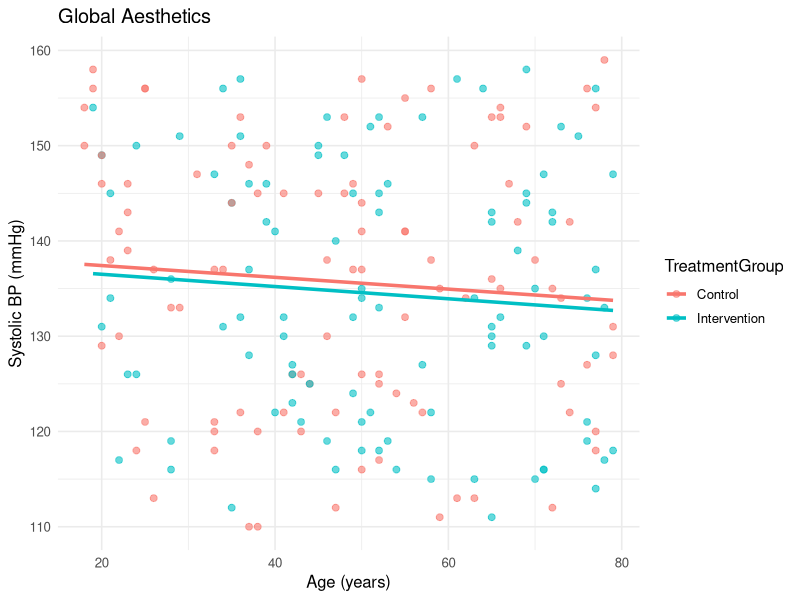
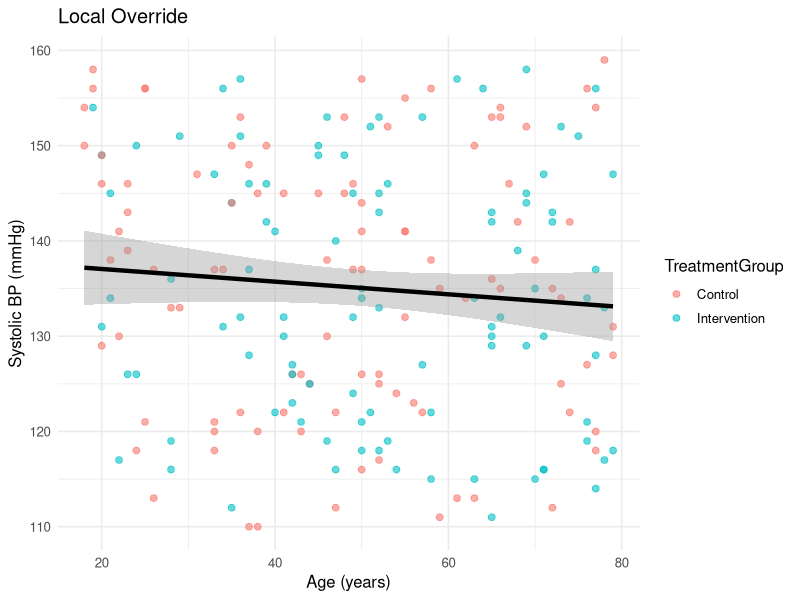
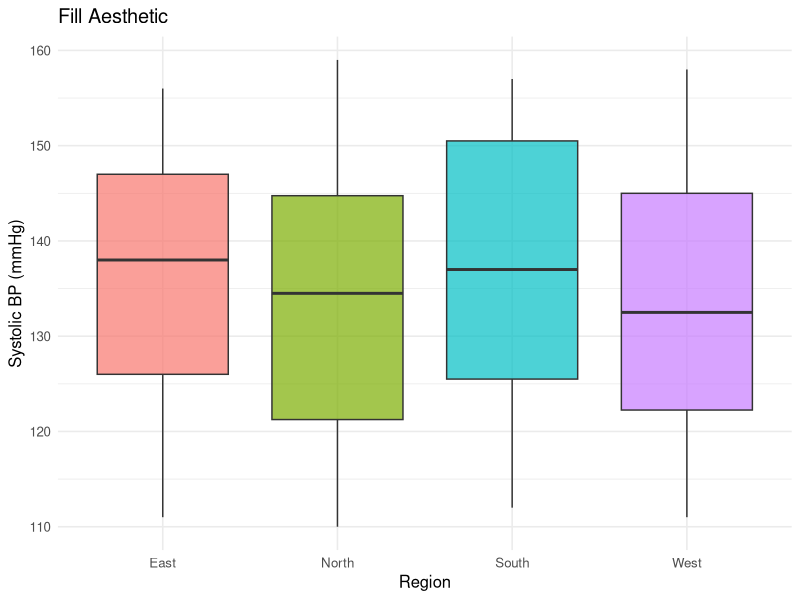
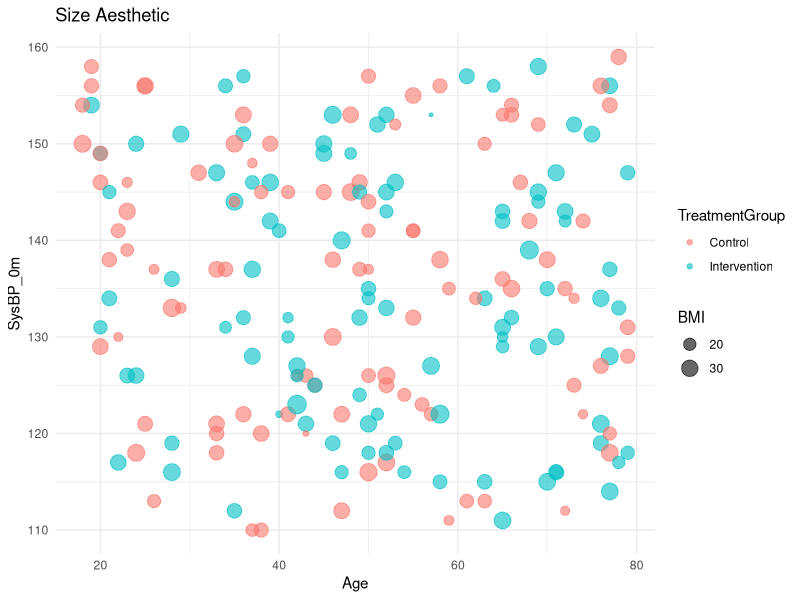
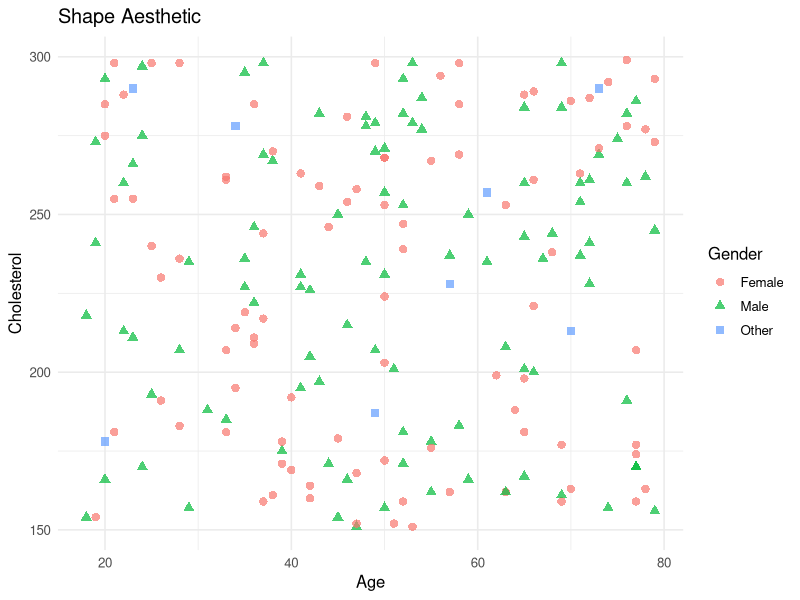
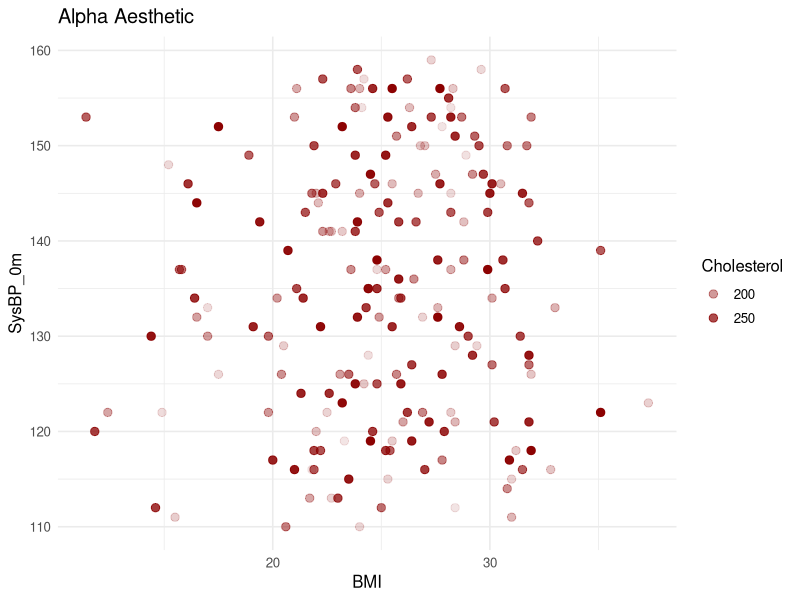
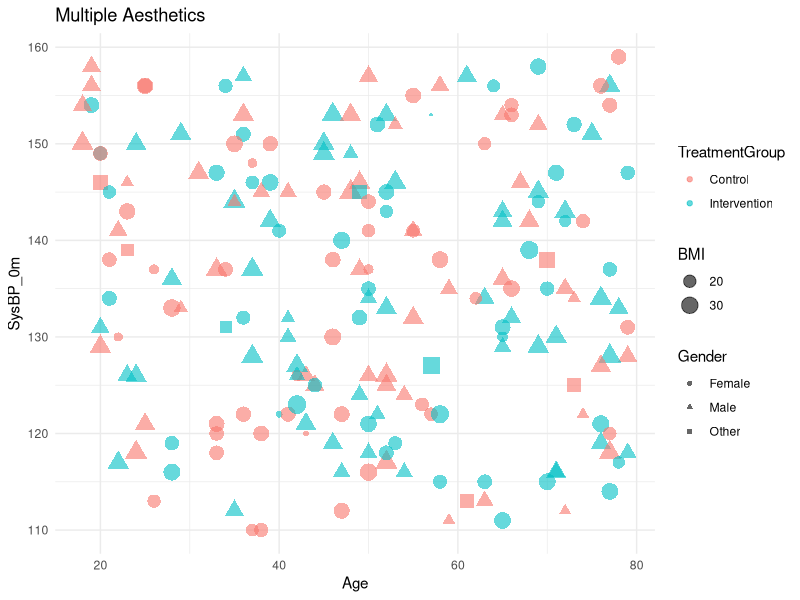
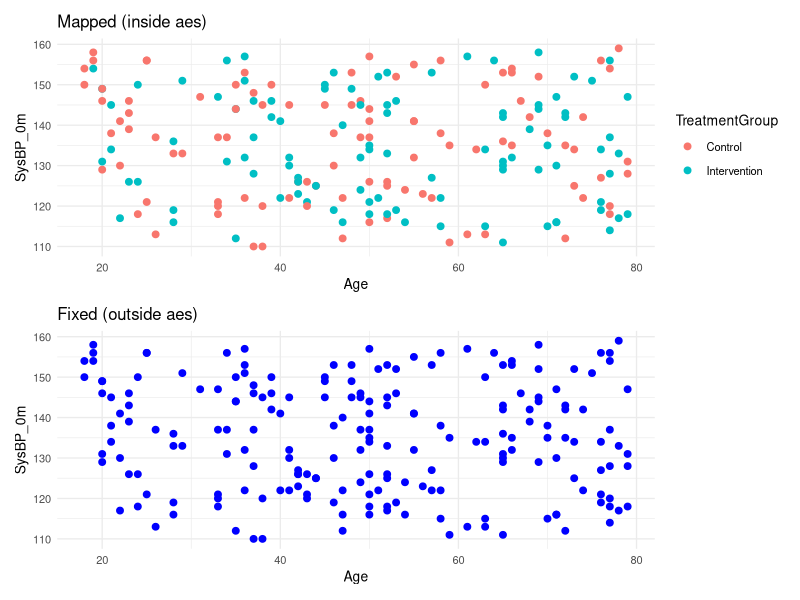

These charts were generated, in order, by the following R code:
## ---- chunk 1
#| echo: true
#| message: false
#| warning: false

library(ggplot2)
library(dplyr)
library(tidyr)
library(readxl)
library(ggthemes)  # For additional themes

# Load and prepare data
bp_data <- read_excel("../../data/PublicHealth_BP_Dataset.xlsx") %>%
  mutate(
    SysBP_Change = SysBP_6m - SysBP_0m,
    AgeGroup = cut(Age, breaks = c(0, 30, 50, 65, 100),
                   labels = c("18-30", "31-50", "51-65", "65+")),
    Hypertension_Baseline = ifelse(SysBP_0m >= 140 | DiaBP_0m >= 90, 
                                   "Hypertensive", "Normal"),
    BMI_Category = cut(BMI, breaks = c(0, 18.5, 25, 30, 100),
                       labels = c("Underweight", "Normal", "Overweight", "Obese"))
  )

# Time series data
bp_time <- bp_data %>%
  select(PatientID, TreatmentGroup, SysBP_0m, SysBP_3m, SysBP_6m) %>%
  pivot_longer(cols = starts_with("SysBP"),
               names_to = "Time", values_to = "SysBP") %>%
  mutate(Months = as.numeric(gsub("SysBP_|m", "", Time)))

bp_summary <- bp_time %>%
  group_by(TreatmentGroup, Months) %>%
  summarise(Mean_SysBP = mean(SysBP, na.rm = TRUE), .groups = "drop")
## ---- chunk 2
#| echo: false
#| message: false
#| fig-width: 6
#| fig-height: 5

ggplot(bp_data, aes(x = Age, y = SysBP_0m, color = TreatmentGroup)) +
  geom_point(size = 2, alpha = 0.6) +
  geom_smooth(method = "lm", se = FALSE, linewidth = 1.2) +
  labs(title = "Global Aesthetics",
       x = "Age (years)",
       y = "Systolic BP (mmHg)") +
  theme_minimal(base_size = 12)
## ---- chunk 3
#| echo: false
#| message: false
#| fig-width: 6
#| fig-height: 5

ggplot(bp_data, aes(x = Age, y = SysBP_0m)) +
  geom_point(aes(color = TreatmentGroup), size = 2, alpha = 0.6) +
  geom_smooth(method = "lm", color = "black", linewidth = 1.5) +
  labs(title = "Local Override",
       x = "Age (years)",
       y = "Systolic BP (mmHg)") +
  theme_minimal(base_size = 12)
## ---- chunk 4
#| echo: false
#| fig-width: 6
#| fig-height: 5

ggplot(bp_data, aes(x = Region, y = SysBP_0m, fill = Region)) +
  geom_boxplot(alpha = 0.7) +
  labs(title = "Fill Aesthetic",
       x = "Region",
       y = "Systolic BP (mmHg)") +
  theme_minimal(base_size = 12) +
  theme(legend.position = "none")
## ---- chunk 5
#| echo: false
#| fig-width: 6
#| fig-height: 5

ggplot(bp_data, aes(x = Age, y = SysBP_0m, size = BMI, color = TreatmentGroup)) +
  geom_point(alpha = 0.6) +
  labs(title = "Size Aesthetic") +
  theme_minimal(base_size = 11)
## ---- chunk 6
#| echo: false
#| fig-width: 6
#| fig-height: 5

ggplot(bp_data, aes(x = Age, y = Cholesterol, shape = Gender, color = Gender)) +
  geom_point(size = 2.5, alpha = 0.7) +
  labs(title = "Shape Aesthetic") +
  theme_minimal(base_size = 12)
## ---- chunk 7
#| echo: false
#| fig-width: 6
#| fig-height: 5

ggplot(bp_data, aes(x = BMI, y = SysBP_0m, alpha = Cholesterol)) +
  geom_point(size = 2.5, color = "darkred") +
  labs(title = "Alpha Aesthetic") +
  theme_minimal(base_size = 12)
## ---- chunk 8
#| echo: false
#| fig-width: 6
#| fig-height: 5

ggplot(bp_data, aes(x = Age, y = SysBP_0m, color = TreatmentGroup, shape = Gender, size = BMI)) +
  geom_point(alpha = 0.6) +
  labs(title = "Multiple Aesthetics") +
  theme_minimal(base_size = 11)
## ---- chunk 9
#| echo: false
#| fig-width: 6
#| fig-height: 5.5

library(patchwork)
p1 <- ggplot(bp_data, aes(x = Age, y = SysBP_0m, color = TreatmentGroup)) +
  geom_point(size = 2) +
  labs(title = "Mapped (inside aes)") +
  theme_minimal(base_size = 10)

p2 <- ggplot(bp_data, aes(x = Age, y = SysBP_0m)) +
  geom_point(color = "blue", size = 2) +
  labs(title = "Fixed (outside aes)") +
  theme_minimal(base_size = 10)

p1 / p2
## ---- chunk 10
#| echo: false
#| fig-width: 6
#| fig-height: 5.5

p1 <- ggplot(bp_data, aes(x = Age, y = SysBP_0m, color = "blue")) +
  geom_point(size = 2) +
  labs(title = "Wrong: Mapped constant") +
  theme_minimal(base_size = 10)

p2 <- ggplot(bp_data, aes(x = Age, y = SysBP_0m)) +
  geom_point(color = "blue", size = 2) +
  labs(title = "Correct: Fixed value") +
  theme_minimal(base_size = 10)

p1 / p2
## ---- chunk 11
#| echo: false
#| fig-width: 6
#| fig-height: 5

ggplot(bp_data, aes(x = Age, y = SysBP_0m)) +
  geom_point(alpha = 0.6, size = 2, color = "steelblue") +
  facet_wrap(~ TreatmentGroup) +
  labs(title = "Systolic BP by Age") +
  theme_minimal(base_size = 12)
## ---- chunk 12
#| echo: false
#| fig-width: 6
#| fig-height: 5

ggplot(bp_data, aes(x = BMI, y = Cholesterol)) +
  geom_point(alpha = 0.6, size = 1.5, color = "darkred") +
  facet_wrap(~ Region, ncol = 2) +
  labs(title = "BMI vs Cholesterol by Region") +
  theme_minimal(base_size = 11)
## ---- chunk 13
#| echo: false
#| fig-width: 6
#| fig-height: 5

ggplot(bp_data, aes(x = Age, y = SysBP_0m)) +
  geom_point(alpha = 0.5, size = 1.5, color = "steelblue") +
  facet_grid(Gender ~ TreatmentGroup) +
  labs(title = "Systolic BP by Gender & Treatment") +
  theme_minimal(base_size = 11)
## ---- chunk 14
#| echo: false
#| message: false
#| fig-width: 6
#| fig-height: 5

smoking_bp <- bp_data %>%
  filter(!is.na(SmokingStatus)) %>%
  select(SmokingStatus, SysBP_0m, DiaBP_0m) %>%
  pivot_longer(cols = c(SysBP_0m, DiaBP_0m),
               names_to = "BP_Type",
               values_to = "Value")

ggplot(smoking_bp, aes(x = SmokingStatus, y = Value)) +
  geom_boxplot(fill = "lightblue", alpha = 0.7) +
  facet_wrap(~ BP_Type, scales = "free_y", 
             labeller = labeller(BP_Type = c(SysBP_0m = "Systolic", DiaBP_0m = "Diastolic"))) +
  labs(title = "BP by Smoking Status") +
  theme_minimal(base_size = 10) +
  theme(axis.text.x = element_text(angle = 30, hjust = 1))
## ---- chunk 15
#| echo: false
#| message: false
#| fig-width: 6
#| fig-height: 5

ggplot(bp_data, aes(x = Age, y = SysBP_0m)) +
  geom_point(alpha = 0.4, size = 1.5, color = "gray40") +
  geom_smooth(method = "lm", color = "darkred", se = TRUE, linewidth = 1.2) +
  facet_wrap(~ TreatmentGroup) +
  labs(title = "Age vs SysBP with Trend Lines") +
  theme_minimal(base_size = 12)
## ---- chunk 16
#| echo: false
#| fig-width: 6
#| fig-height: 5

bp_complete <- bp_data %>%
  filter(!is.na(ExerciseFreq))

ggplot(bp_complete, aes(x = AgeGroup, y = SysBP_Change, fill = TreatmentGroup)) +
  geom_boxplot(alpha = 0.7) +
  facet_wrap(~ ExerciseFreq, ncol = 3) +
  labs(title = "BP Change by Age, Treatment & Exercise",
       x = "Age Group", y = "SysBP Change (mmHg)",
       fill = "Treatment") +
  theme_minimal(base_size = 10) +
  theme(axis.text.x = element_text(angle = 45, hjust = 1))
## ---- chunk 17
#| echo: false
#| fig-width: 6
#| fig-height: 5

ggplot(bp_data, aes(x = Region, y = SysBP_0m, fill = Region)) +
  geom_boxplot(alpha = 0.7) +
  labs(title = "theme_gray()") +
  theme_gray(base_size = 12) +
  theme(legend.position = "none")
## ---- chunk 18
#| echo: false
#| fig-width: 6
#| fig-height: 5

ggplot(bp_data, aes(x = Region, y = SysBP_0m, fill = Region)) +
  geom_boxplot(alpha = 0.7) +
  labs(title = "theme_bw()") +
  theme_bw(base_size = 12) +
  theme(legend.position = "none")
## ---- chunk 19
#| echo: false
#| fig-width: 6
#| fig-height: 5

ggplot(bp_data, aes(x = Region, y = SysBP_0m, fill = Region)) +
  geom_boxplot(alpha = 0.7) +
  labs(title = "theme_minimal()") +
  theme_minimal(base_size = 12) +
  theme(legend.position = "none")
## ---- chunk 20
#| echo: false
#| fig-width: 6
#| fig-height: 5

ggplot(bp_data, aes(x = Region, y = SysBP_0m, fill = Region)) +
  geom_boxplot(alpha = 0.7) +
  labs(title = "theme_classic()") +
  theme_classic(base_size = 12) +
  theme(legend.position = "none")
## ---- chunk 21
#| echo: false
#| fig-width: 5
#| fig-height: 4

ggplot(bp_data, aes(x = Age, y = SysBP_0m)) +
  geom_point(color = "steelblue", alpha = 0.6) +
  labs(title = "theme_light()") +
  theme_light(base_size = 11)
## ---- chunk 22
#| echo: false
#| fig-width: 5
#| fig-height: 4

ggplot(bp_data, aes(x = Age, y = SysBP_0m)) +
  geom_point(color = "cyan", alpha = 0.6) +
  labs(title = "theme_dark()") +
  theme_dark(base_size = 11)
## ---- chunk 23
#| echo: false
#| fig-width: 6
#| fig-height: 5

ggplot(bp_data, aes(x = Longitude, y = Latitude, color = Region)) +
  geom_point(size = 3, alpha = 0.7) +
  labs(title = "theme_void()") +
  theme_void(base_size = 12)
## ---- chunk 24
#| echo: false
#| message: false
#| fig-width: 12
#| fig-height: 8

base_plot <- ggplot(bp_data, aes(x = Age, y = SysBP_0m, color = TreatmentGroup)) +
  geom_point(alpha = 0.6, size = 2) +
  geom_smooth(method = "lm", se = FALSE, linewidth = 1.2) +
  labs(x = "Age (years)", y = "Systolic BP (mmHg)", color = "Treatment")

p1 <- base_plot + theme_gray(base_size = 11) + labs(title = "theme_gray()")
p2 <- base_plot + theme_bw(base_size = 11) + labs(title = "theme_bw()")
p3 <- base_plot + theme_minimal(base_size = 11) + labs(title = "theme_minimal()")
p4 <- base_plot + theme_classic(base_size = 11) + labs(title = "theme_classic()")

(p1 | p2) / (p3 | p4)
## ---- chunk 25
#| echo: false
#| message: false
#| fig-width: 6
#| fig-height: 5

ggplot(bp_summary, aes(x = Months, y = Mean_SysBP, color = TreatmentGroup)) +
  geom_line(linewidth = 1.5) +
  scale_color_economist() +
  theme_economist(base_size = 11) +
  labs(title = "Mean Systolic BP Over Time")
## ---- chunk 26
#| echo: false
#| message: false
#| fig-width: 6
#| fig-height: 5

region_summary <- bp_data %>%
  group_by(Region) %>%
  summarise(Mean_SysBP = mean(SysBP_0m), N = n(), .groups = "drop")

ggplot(region_summary, aes(x = reorder(Region, -Mean_SysBP), y = Mean_SysBP, fill = Region)) +
  geom_col() +
  theme_fivethirtyeight(base_size = 11) +
  labs(title = "Mean SysBP by Region") +
  theme(legend.position = "none")
## ---- chunk 27
#| echo: false
#| fig-width: 6
#| fig-height: 5

ggplot(bp_data, aes(x = Age, y = SysBP_0m)) +
  geom_point(alpha = 0.5, color = "black") +
  labs(title = "theme_tufte()") +
  theme_tufte(base_size = 12)
## ---- chunk 28
#| echo: false
#| fig-width: 6
#| fig-height: 5

ggplot(bp_data %>% filter(!is.na(BMI_Category)), 
       aes(x = BMI_Category, y = Cholesterol, fill = BMI_Category)) +
  geom_boxplot(alpha = 0.8) +
  scale_fill_few() +
  theme_few(base_size = 11) +
  labs(title = "theme_few()") +
  theme(legend.position = "none",
        axis.text.x = element_text(angle = 20, hjust = 1))
